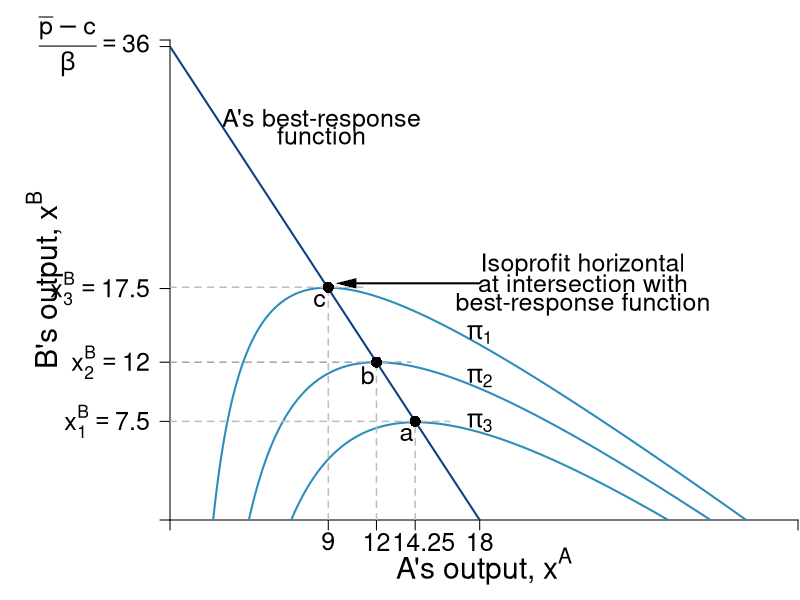

Write R code to recreate this figure.
require(shape)
pdf(file = "competitionmarkets/cournot_brf_isoA.pdf", width = 9, height = 7)

#Set parameters for graphics

pointsize <- 1.8
axislabelsize <- 1.8
labelsize <- 1.5
namesize <- 1.8
annotatesize <- 1.5
graphlinewidth <- 2
segmentlinewidth <- 1.5

COL <- c("#7fc97f", "#beaed4", "#fdc086", "#ffff99", "#386cb0", "#f0027f", "#bf5b17", "#666666")
COLA <- c("#99d8c9","#66c2a4","#41ae76", "#238b45", "#005824")
COLB <- c("#4eb3d3", "#2b8cbe", "#0868ac","#084081")

par(mar =  c(4, 8.5, 2, 0.1))

piA <- function(xa, xb, s = 0.5, pmax = 20, c1 = 2) {
  (pmax - s*xb)*xa - s*(xa)^2 - c1*xa
}

piB <- function(xa, xb, s = 0.5, pmax = 20, c1 = 2) {
  (pmax - s*xa)*xb - s*(xb)^2 - c1*xb
}

brfB <- function(xa, s = 0.5, pmax = 20, c1 = 2) {
  (pmax - c1)/(2*s) - (1/2)*xa
}

brfA <- function(xa, s = 0.5, pmax = 20, c1 = 2) {
  (pmax - c1)/s - 2*xa
}

xlims <- c(0, 36.5)
ylims <- c(0, 36.5)

npts <- 501 
x <- seq(xlims[1], xlims[2], length.out = npts)
y <- seq(ylims[1], ylims[2], length.out = npts) 
a <- c(42, 72, 102)
b <- c(72, 81, 90)


plot(0, 0, xlim = xlims, ylim = ylims, type = "n",
     xlab = expression(paste("")),
     ylab = expression(paste("")), 
     xaxt = "n", 
     yaxt = "n", 
     cex.lab = axislabelsize, 
     bty = "n",
     xaxs = "i", 
     yaxs = "i")

ticksy <- c(0, 7.5, 12, 17.6, 36, ylims[2])
ylabelsnum <- c(NA, expression(paste(x[1]^B == 7.5)), expression(paste(x[2]^B == 12)), expression(paste(x[3]^B)==17.5), expression(paste(frac(bar(p) - c,beta) == 36), NA))
#ylabels <- c(NA, expression(paste(x[1]^B)), expression(paste(x[2]^B)), expression(paste(x[3]^B)), expression(paste(frac(bar(p) - c[1],beta))))
ticksx <- c(0, 9.2, 12, 14.25, 18, xlims[2])
#xlabels <- c(NA, expression(paste(x[1]^A)), expression(paste(x[2]^A)), expression(paste(x[3]^A)), NA, NA)
xlabelsnum <- c(NA, expression(paste(9)), expression(paste(12)), expression(paste(14.25)), expression(paste(18)), NA)

#xlabels that include labels and numerical values 
#text(7, -2.3, expression(paste(x[1]^A == 9)),xpd = TRUE, cex = labelsize - 0.05)
#text(10, -2.3, expression(paste(x[2]^A == 12)),xpd = TRUE, cex = labelsize - 0.05)
#text(15, -2.3, expression(paste(x[3]^A == 14)),xpd = TRUE, cex = labelsize - 0.05)
#text(20, -2.5, expression(paste(frac(bar(p) - c[1],2*beta) == 18)),xpd = TRUE, cex = labelsize - 0.05)

axis(1, at = ticksx, pos = 0, labels = FALSE, cex.axis = labelsize)
#axis(1, at = ticksx, pos = 0, labels = xlabels, cex.axis = labelsize)
axis(2, at = ticksy, pos = 0, labels = ylabelsnum, las = 1, cex.axis = labelsize)
text(x = c(0, 9.2, 12, 14.75, 18, xlims[2]), par("usr")[3] - 0.4, labels = xlabelsnum, srt = 0, pos = 1, xpd = TRUE, cex = labelsize)

npts <- 500 
xx1 <- seq(xlims[1], xlims[2], length.out = npts)

lines(xx1, brfA(xx1, s = 0.5, pmax = 20, c1 = 2), col = COLB[4], lwd = graphlinewidth)

contour(x, y, 
        outer(x, y, piA),
        drawlabels = FALSE,
        col = COLB[2],
        lwd = graphlinewidth,
        levels = a, 
        xaxs = "i", 
        yaxs = "i", 
        add = TRUE) 

text(0.5*xlims[2], -3.5, expression(paste("A's output, ", x^A)), xpd = TRUE, cex = axislabelsize) 
text(-7.3, 0.5*ylims[2], expression(paste("B's output, ", x^B)), xpd = TRUE, cex = axislabelsize, srt = 90) 


segments(0, 12, 14, 12, lty = 2, col = "darkgrey" , lwd = segmentlinewidth)
segments(12, 0, 12, 12, lty = 2, col = "gray" , lwd = segmentlinewidth)
points(12, 12, pch = 16, col = "black", cex = 1.5)
segments(0, 7.5, 16.25, 7.5, lty = 2, col = "gray" , lwd = segmentlinewidth)
segments(14.25, 0, 14.25, 7.5, lty = 2, col = "gray" , lwd = segmentlinewidth)
points(14.25, 7.5, pch = 16, col = "black", cex = 1.5)
segments(0, 17.7, 11.2, 17.7, lty = 2, col = "gray" , lwd = segmentlinewidth)
segments(9.2, 0, 9.2, 17.7, lty = 2, col = "gray" , lwd = segmentlinewidth)
points(9.2, 17.7, pch = 16, col = "black", cex = 1.5)

text(24, 19.4, expression(paste("Isoprofit horizontal")), cex = annotatesize)
text(24, 18, expression(paste("at intersection with")), cex = annotatesize)
text(24, 16.4, expression(paste("best-response function")), cex = annotatesize)
Arrows(18, 18, 10.25, 18, col = "black", lty = 1, lwd = 2, arr.type = "triangle", arr.lwd = 0.5)

#A's brf
text(8.8, 30.4, expression(paste("A's best-response")), cex = annotatesize)
text(8.8, 29.2, expression(paste("function")), cex = annotatesize)
#Arrows(9, 28.2, 9, 23.5, col = "black", lty = 1, lwd = 2, arr.type = "triangle", arr.lwd = 0.5)

#labels for the isoprofits
text(18, 7.4, expression(paste(pi[3])), cex = annotatesize)
text(18, 10.8, expression(paste(pi[2])), cex = annotatesize)
text(18, 14.1, expression(paste(pi[1])), cex = annotatesize)

text(14.25 - 0.5, 7.5 - 1, expression(paste(a)), cex = annotatesize)
text(12 - 0.5, 12 - 1, expression(paste(b)), cex = annotatesize)
text(9.2 - 0.5, 17.7 - 1, expression(paste(c)), cex = annotatesize)


dev.off()
